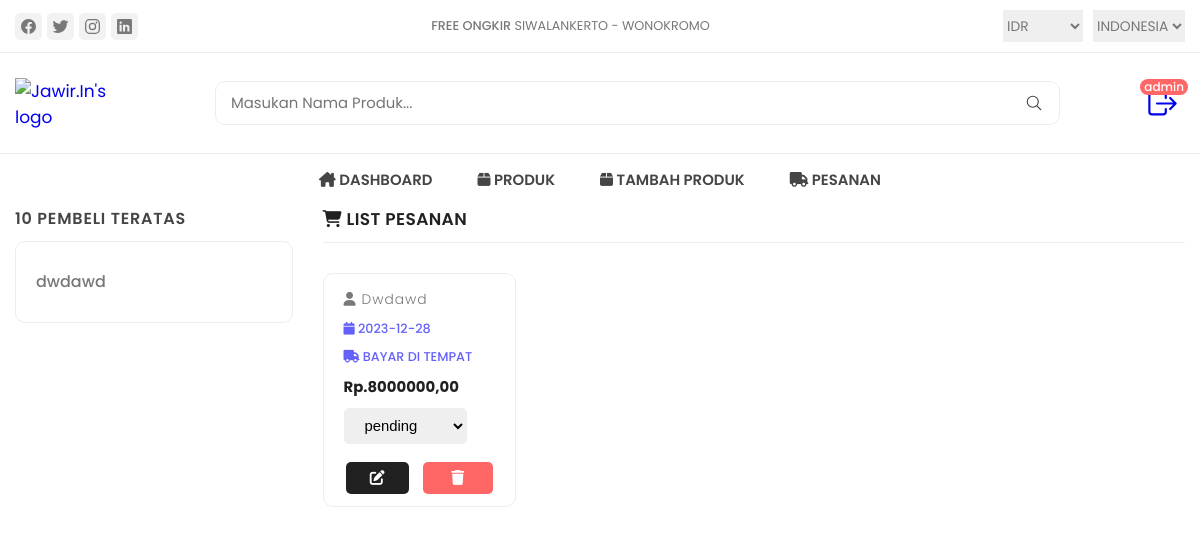
/admin/placed_orders.php (signed in), run on the app's committed database.
### tables this page shows
CREATE TABLE `orders` (
  `id` int(100) NOT NULL,
  `user_id` int(100) NOT NULL,
  `name` varchar(20) NOT NULL,
  `number` varchar(10) NOT NULL,
  `email` varchar(50) NOT NULL,
  `method` varchar(50) NOT NULL,
  `address` varchar(500) NOT NULL,
  `total_products` varchar(1000) NOT NULL,
  `total_price` int(100) NOT NULL,
  `placed_on` date NOT NULL DEFAULT current_timestamp(),
  `payment_status` varchar(20) NOT NULL DEFAULT 'pending'
);

### admin/placed_orders.php (the view, shortened to what this page needs)
<?php
include '../components/connect.php';
?>
<!DOCTYPE html>
<html lang="en">
<head>
   <link rel="stylesheet" href="./assets/css/style_sakkarepmu.css">
</head>
<body>
   <?php include '../components/admin_header.php'; ?>
<main>
   <div class="product-container">
      <div class="container">
         <div class="sidebar  has-scrollbar" data-productsle-menu>
            <div class="sidebar-top">
               <h2 class="sidebar-title">10 Pembeli Teratas</h2>
            </div>
            <div class="sidebar-category">
               <?php
                        $select_orders = $conn->prepare("SELECT * FROM `orders`  ORDER BY id DESC LIMIT 10");
                        $select_orders->execute();
                        if ($select_orders->rowCount() > 0) {
                           while ($fetch_orders = $select_orders->fetch(PDO::FETCH_ASSOC)) {
                        ?>
                     <ul class="sidebar-menu-category-list">
                        <li class="sidebar-menu-category">
                           <button class="sidebar-accordion-menu" data-accordion-btn>
                              <form action="" method="post" class="swiper-slide slide">
                                 <div class="menu-title-flex">
                                    <a class="menu-title" href="category.php?category=<?= $fetch_orders['name']; ?>"><?= $fetch_orders['name']; ?></a>
                                 </div>
                              </form>
                        <?php
                     }
                  } else {
                     echo '<p class="empty">no products added yet!</p>';
                  }
                        ?>
                           </button>
                        </li>
                     </ul>
            </div>
         </div>
         <div class="product-box">
            <div class="product-main">
               <h2 class="title"><i class="fa-solid fa-cart-shopping"></i> LIST PESANAN</h2>
               <div class="product-grid">
                  <?php
                  $select_orders = $conn->prepare("SELECT * FROM `orders` LIMIT 12");
                  $select_orders->execute();
                  if ($select_orders->rowCount() > 0) {
                     while ($fetch_orders = $select_orders->fetch(PDO::FETCH_ASSOC)) {
                  ?>
                        <div class="showcase-wrapper has-scrollbar">
                           <div class="showcase-container">
                              <div class="showcase">
                                 <div class="showcase-content">
                                    <a href="#">
                                       <h4 class="showcase-title"><i class="fa-solid fa-user"></i> <span><?= $fetch_orders['name']; ?></span> </h4>
                                    </a>
                                    <a href="#" class="showcase-category"><i class="fa-solid fa-calendar"></i> <span><?= $fetch_orders['placed_on']; ?></span> </a>
                                    <a class="showcase-category">
                                       <p><i class="fa-solid fa-truck"></i> <span><?= $fetch_orders['method']; ?></span></p>
                                    </a>
                                    <div class="price-box">
                                       <p class="price"><span>Rp.<?= $fetch_orders['total_price']; ?>,00</span></p>
                                    </div>
                                    <form action="" method="post">
                                       <select name="payment_status" class="kolom-field">
                                          <option selected disabled><?= $fetch_orders['payment_status']; ?></option>
                                       </select>
                                       <div class="price-box">
                                          <button type="submit" value="perbarui" class="btn btn-wishlist" name="update_payment"><i class="fa-solid fa-pen-to-square"></i></button>
                                          <a href="placed_orders.php?delete=<?= $fetch_orders['id']; ?>" class="btn btn-delete" onclick="return confirm('hapus pesanan ini?');"><i class="fa-solid fa-trash"></i></a>
                                       </div>
                                    </form>
                                 </div>
                              </div>
                           </div>
                        </div>
                  <?php
                     }
                  } else {
                     echo '<p class="empty">tidak ada pesanan!</p>';
                  }
                  ?>
               </div>
            </div>
         </div>
      </div>
   </div>
</main>
</body>
</html>

### components/admin_header.php (shortened to what this page needs)
<!DOCTYPE html>
<html lang="en">
<head>
   <link rel="stylesheet" href="https://cdnjs.cloudflare.com/ajax/libs/font-awesome/6.1.1/css/all.min.css">
   <link rel="stylesheet" href="../assets/css/style_sakkarepmu.css">
</head>
<header class="header">
   <section class="flex">
      <div class="header-top">
         <div class="container">
            <ul class="header-social-container">
               <li>
                  <a href="#" class="social-link">
                     <ion-icon name="logo-facebook"></ion-icon>
                  </a>
               </li>
               <li>
                  <a href="#" class="social-link">
                     <ion-icon name="logo-twitter"></ion-icon>
                  </a>
               </li>
               <li>
                  <a href="#" class="social-link">
                     <ion-icon name="logo-instagram"></ion-icon>
                  </a>
               </li>
               <li>
                  <a href="#" class="social-link">
                     <ion-icon name="logo-linkedin"></ion-icon>
                  </a>
               </li>
            </ul>
            <div class="header-alert-news">
               <p>
                  <b>Free Ongkir</b>
                  SIWALANKERTO - WONOKROMO
               </p>
            </div>
            <div class="header-top-actions">
               <select name="currency">
                  <option value="usd">IDR</option>
               </select>
               <select name="language">
                  <option value="en-US">Indonesia</option>
               </select>
            </div>
         </div>
      </div>
      <div class="header-main">
         <div class="container">
            <a href="#" class="header-logo">
               <img src="../assets/images/logo/telu.png" alt="Jawir.In's logo" width="120" height="50">
            </a>
            <div class="header-search-container">
               <input type="search" name="search" class="search-field" placeholder="Masukan Nama Produk...">
               <button class="search-btn">
                  <ion-icon name="search-outline"></ion-icon>
               </button>
            </div>
            <div class="header-user-actions">
            <?php
            $select_profile = $conn->prepare("SELECT * FROM `admins` WHERE id = ?");
            $select_profile->execute([$admin_id]);
            if ($select_profile->rowCount() > 0) {
               $fetch_profile = $select_profile->fetch(PDO::FETCH_ASSOC);
               ?>
               <div id="admin-btn">
                  <button class="action-btn">
                     <a href="../components/admin_logout.php" onclick="return confirm('Apakah Anda Yakin Ingin Keluar?');">
                        <ion-icon name="log-out-outline"></ion-icon>
                     </a>
                     <span class="count">
                        <?= $fetch_profile["name"]; ?>
                     </span>
                  </button>
               </div>
            <?php } ?>
            </div>
         </div>
      </div>
      <nav class="desktop-navigation-menu">
         <div class="container">
            <ul class="desktop-menu-category-list">
               <li class="menu-category">
                  <a href="../admin/dashboard.php" class="menu-title"><i class="fa-solid fa-house-chimney"></i>
                     Dashboard</a>
               </li>
               <li class="menu-category">
                  <a href="../admin/products.php" class="menu-title"><i class="fa-solid fa-box"></i> Produk</a>
               </li>
               <li class="menu-category">
                  <a href="../admin/tambah_products.php" class="menu-title"><i class="fa-solid fa-box"></i> Tambah
                     Produk</a>
               </li>
               <li class="menu-category">
                  <a href="../admin/placed_orders.php" class="menu-title"><i class="fa-solid fa-truck"></i> Pesanan</a>
               </li>
            </ul>
      </nav>
   </section>
</header>

### data on the page
orders: name "dwdawd", name "Dwdawd", placed_on "2023-12-28", method "BAYAR DI TEMPAT", total_price "8000000", payment_status "pending"

### other printed values
$fetch_profile["name"] "admin"
